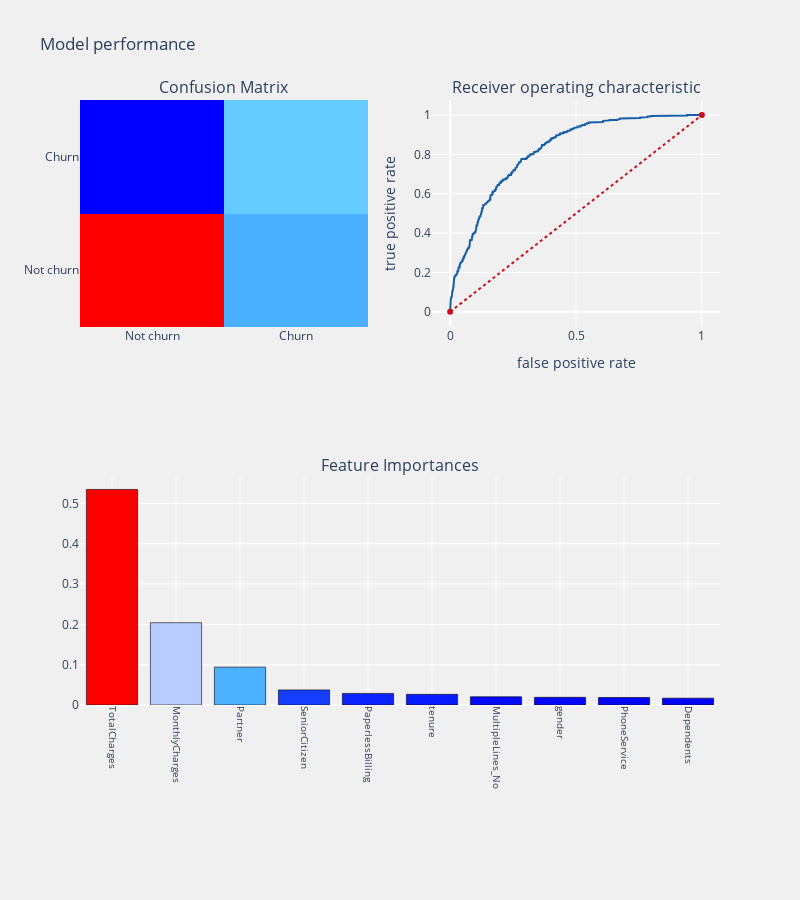

Notebook cell for this chart:
### Code cell
telecom_churn_prediction(xgboost_selected, X_selected, X_test_selected, y_train_os.values.ravel(), y_test.values.ravel(),
                         cols,'features', threshold_plot = True)

### Figure 1 — Plotly figure (JSON) as saved in the notebook; plotly's stock layout.template omitted (floating-point values rounded to 4 significant figures; data arrays with more than 128 entries replaced by an {"elided": "..."} marker saying what was removed)
{"data": [{"colorscale": [[0, "rgb(0,0,255)"], [0.1, "rgb(51,153,255)"], [0.2, "rgb(102,204,255)"], [0.3, "rgb(153,204,255)"], [0.4, "rgb(204,204,255)"], [0.5, "rgb(255,255,255)"], [0.6, "rgb(255,204,255)"], [0.7, "rgb(255,153,255)"], [0.8, "rgb(255,102,204)"], [0.9, "rgb(255,102,102)"], [1, "rgb(255,0,0)"]], "name": "matrix", "showscale": false, "type": "heatmap", "x": ["Not churn", "Churn"], "xaxis": "x", "y": ["Not churn", "Churn"], "yaxis": "y", "z": [[1002, 280], [157, 322]]}, {"line": {"color": "rgb(22, 96, 167)", "width": 2}, "name": "Roc : 0.7269125420549181", "type": "scatter", "x": {"elided": "614 float values"}, "xaxis": "x2", "y": {"elided": "614 float values"}, "yaxis": "y2"}, {"line": {"color": "rgb(205, 12, 24)", "dash": "dot", "width": 2}, "type": "scatter", "x": [0, 1], "xaxis": "x2", "y": [0, 1], "yaxis": "y2"}, {"marker": {"color": [0.5344, 0.2041, 0.0939, 0.03742, 0.02873, 0.02644, 0.02036, 0.01908, 0.01863, 0.01696], "colorscale": [[0, "rgb(0,0,255)"], [0.1, "rgb(51,153,255)"], [0.2, "rgb(102,204,255)"], [0.3, "rgb(153,204,255)"], [0.4, "rgb(204,204,255)"], [0.5, "rgb(255,255,255)"], [0.6, "rgb(255,204,255)"], [0.7, "rgb(255,153,255)"], [0.8, "rgb(255,102,204)"], [0.9, "rgb(255,102,102)"], [1, "rgb(255,0,0)"]], "line": {"color": "black", "width": 0.6}}, "name": "coefficients", "type": "bar", "x": ["TotalCharges", "MonthlyCharges", "Partner", "SeniorCitizen", "PaperlessBilling", "tenure", "MultipleLines_No", "gender", "PhoneService", "Dependents"], "xaxis": "x3", "y": [0.5344, 0.2041, 0.0939, 0.03742, 0.02873, 0.02644, 0.02036, 0.01908, 0.01863, 0.01696], "yaxis": "y3"}], "layout": {"annotations": [{"font": {"size": 16}, "showarrow": false, "text": "Confusion Matrix", "x": 0.225, "xanchor": "center", "xref": "paper", "y": 1, "yanchor": "bottom", "yref": "paper"}, {"font": {"size": 16}, "showarrow": false, "text": "Receiver operating characteristic", "x": 0.775, "xanchor": "center", "xref": "paper", "y": 1, "yanchor": "bottom", "yref": "paper"}, {"font": {"size": 16}, "showarrow": false, "text": "Feature Importances", "x": 0.5, "xanchor": "center", "xref": "paper", "y": 0.375, "yanchor": "bottom", "yref": "paper"}], "autosize": false, "height": 900, "margin": {"b": 195}, "paper_bgcolor": "rgba(240,240,240, 0.95)", "plot_bgcolor": "rgba(240,240,240, 0.95)", "showlegend": false, "title": {"text": "Model performance"}, "width": 800, "xaxis": {"anchor": "y", "domain": [0, 0.45]}, "xaxis2": {"anchor": "y2", "domain": [0.55, 1], "title": {"text": "false positive rate"}}, "xaxis3": {"anchor": "y3", "domain": [0, 1], "showgrid": true, "tickangle": 90, "tickfont": {"size": 10}}, "yaxis": {"anchor": "x", "domain": [0.625, 1]}, "yaxis2": {"anchor": "x2", "domain": [0.625, 1], "title": {"text": "true positive rate"}}, "yaxis3": {"anchor": "x3", "domain": [0, 0.375]}}}
